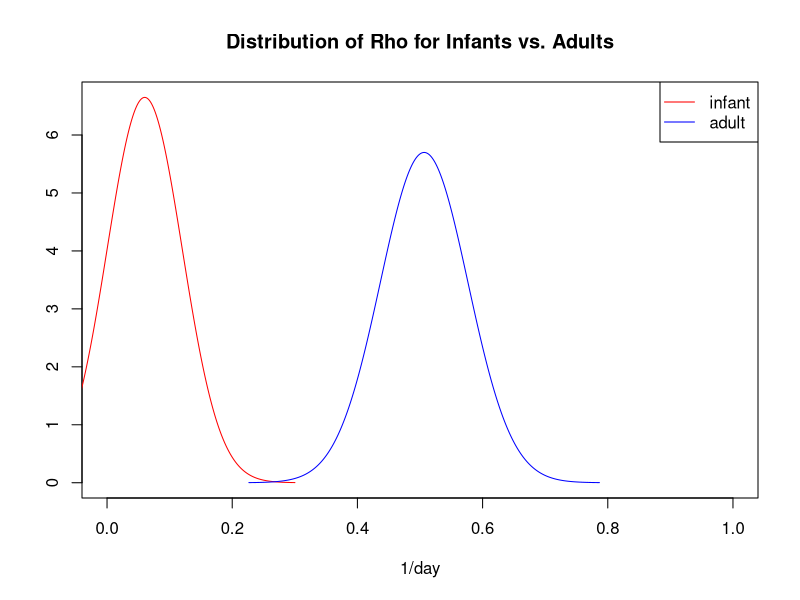

This chart was generated by the following R code:
Ilam_mean <- 0.4211822/7
Alam_mean <- exp(-0.68)
Ilam_sd <- 0.06
Alam_sd <- 0.07
Ilower_bound <- Ilam_mean - Ilam_sd
Iupper_bound <- Ilam_mean + Ilam_sd
Alower_bound <- Alam_mean - Alam_sd
Aupper_bound <- Alam_mean + Alam_sd

x <- seq(-4, 4, length = 1000) * Ilam_sd + Ilam_mean
y <- dnorm(x, Ilam_mean, Ilam_sd)

g <- seq(-4, 4, length = 1000) * Alam_sd + Alam_mean
h <- dnorm(g, Alam_mean, Alam_sd)

plot(x, y, type="n", xlab = "1/day", ylab = "", main = "Distribution of Rho for Infants vs. Adults", xlim = c(0,1))
lines(x, y, col = "red")
points(g,h, type = "n")
lines(g, h, col = "blue")
legend("topright", c("infant", "adult"),
       lty = c(1,1), pch = c(NA, NA), col = c("red", "blue"))
